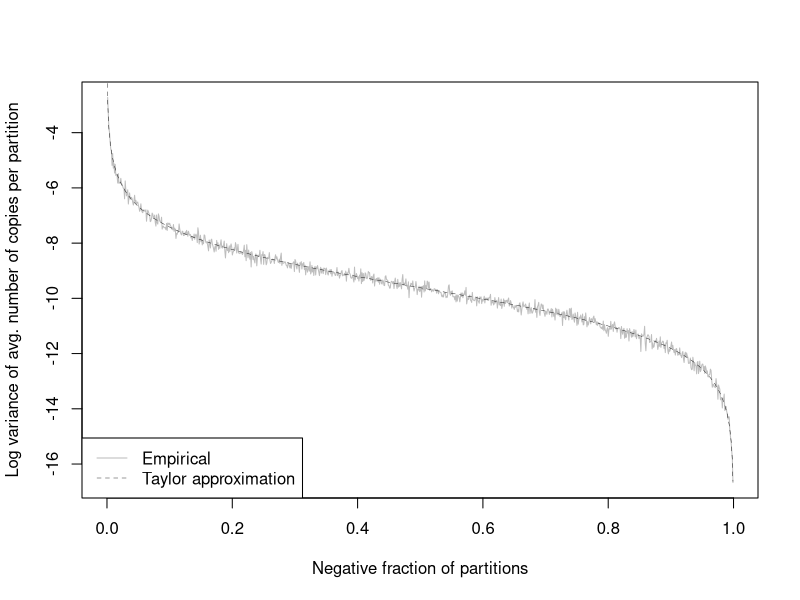
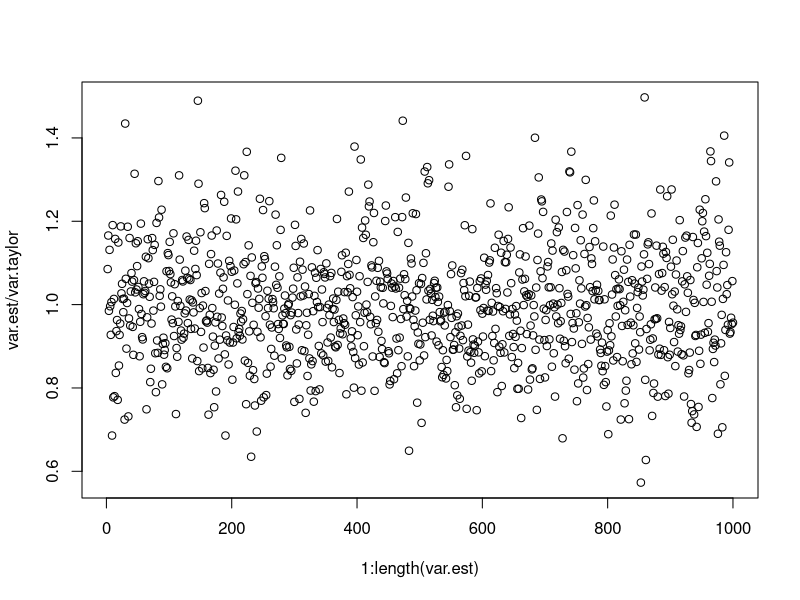
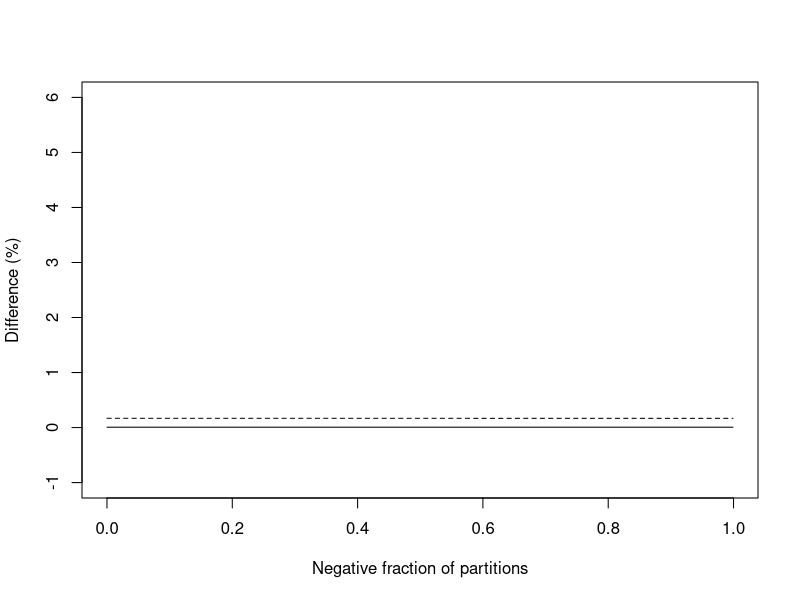

Write R code to recreate these figures, in order. (Note: a time limit stopped this script after it produced the figures.)
# Author: M Vynck
# Last update: March 15, 2018
#
# Contents:
# Assessment of how well the Taylor approximations work
# (by simulation)
#
# Results given as Figures 1 and 2 in the Supplementary
# Material of the manuscript

set.seed(11)
N <- 15000
nsims <- 100
pA <- seq(0.0001,0.9999,0.001)
lambda <- -log(pA)
est <- c()
var.est <- c()
for(i in 1:length(pA)){
	for(j in 1:nsims){
		data <- rpois(N,lambda[i])
		est[j] <- -log(mean(data<1))
	}
	var.est[i] <- var(est)
	
}

var.taylor <- (1-pA)/(pA*N)
plot(pA,log(var.est),type="l",xlab="Negative fraction of partitions",ylab="Log variance of avg. number of copies per partition",lty=1,col="grey",lwd=1)
lines(pA,log(var.taylor),lty=2,lwd=0.4)
legend("bottomleft",c("Empirical","Taylor approximation"),lty=c(1,2),col=c("grey","black"),lwd=c(1,0.4))

plot(1:length(var.est),var.est/var.taylor)


set.seed(11)
nsims <- 500
reps <- 3
mean.est <- c()
est.mean <- c()
est.mean.temp <- c()
mean.est.temp <- c()
for(i in 1:length(pA)){
	for(j in 1:nsims){
		data <- rnorm(reps,pA[i],pA[i]/100)
		est.mean.temp[j] <- mean(1/data)
		mean.est.temp[j] <- 1/mean(data)
	}	
	mean.est[i] <- mean(mean.est.temp)
	est.mean[i] <- mean(est.mean.temp)
}
plot(pA,lowess(pA,100*(est.mean)/(mean.est)-100)$y,type="l",xlab="Negative fraction of partitions",ylab="Difference (%)",ylim=c(-1,6))

set.seed(12)
nsims <- 500
reps <- 3
mean.est1 <- c()
est.mean1 <- c()
est.mean.temp <- c()
mean.est.temp <- c()
for(i in 1:length(pA)){
	for(j in 1:nsims){
		data <- rnorm(reps,pA[i],pA[i]/20)
		est.mean.temp[j] <- mean(1/data)
		mean.est.temp[j] <- 1/mean(data)
	}	
	mean.est1[i] <- mean(mean.est.temp)
	est.mean1[i] <- mean(est.mean.temp)
}
lines(pA,lowess(pA,100*(est.mean1)/(mean.est1)-100)$y,lty=2)

set.seed(13)
nsims <- 500
reps <- 3
mean.est2 <- c()
est.mean2 <- c()
est.mean.temp <- c()
mean.est.temp <- c()
for(i in 1:length(pA)){
	for(j in 1:nsims){
		data <- rnorm(reps,pA[i],pA[i]/10)
		est.mean.temp[j] <- mean(1/data)
		mean.est.temp[j] <- 1/mean(data)
	}	
	mean.est2[i] <- mean(mean.est.temp)
	est.mean2[i] <- mean(est.mean.temp)
}
lines(pA,lowess(pA,100*(est.mean2)/(mean.est2)-100)$y,lty=3)

set.seed(14)
nsims <- 500
reps <- 3
mean.est3 <- c()
est.mean3 <- c()
est.mean.temp <- c()
mean.est.temp <- c()
for(i in 1:length(pA)){
	for(j in 1:nsims){
		data <- rnorm(reps,pA[i],pA[i]/5)
		est.mean.temp[j] <- mean(1/data)
		mean.est.temp[j] <- 1/mean(data)
	}	
	mean.est3[i] <- mean(mean.est.temp) 
	est.mean3[i] <- mean(est.mean.temp)
}
lines(pA,lowess(pA,100*(est.mean3)/(mean.est3)-100)$y,lty=4)

legend("topleft",c("CV 1%","CV 5%","CV 10%","CV 20%"),lty=c(1,2,3,4))
